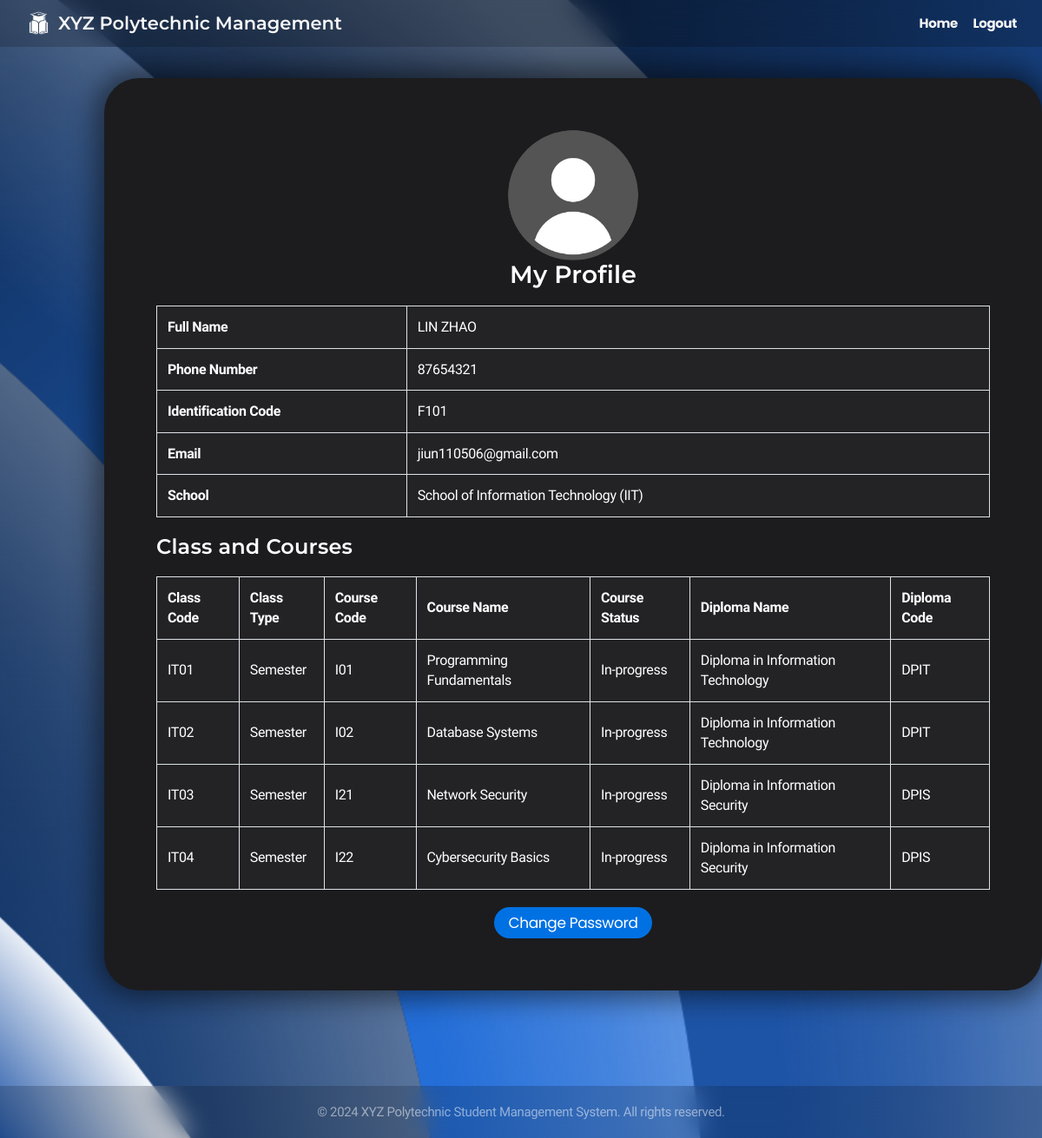
The page /faculty_profile.php (signed in) on the database its author committed.
### tables this page shows
CREATE TABLE `user` (
  `identification_code` varchar(4) NOT NULL,
  `email` varchar(50) NOT NULL,
  `password` varchar(255) NOT NULL,
  `role_id` int(3) NOT NULL,
  `phone_number` int(8) NOT NULL,
  `full_name` varchar(50) NOT NULL,
  `login_tracker` int(255) NOT NULL
);

CREATE TABLE `school` (
  `school_code` varchar(3) NOT NULL,
  `school_name` varchar(50) NOT NULL
);

CREATE TABLE `class` (
  `class_code` varchar(4) NOT NULL,
  `course_code` varchar(3) NOT NULL,
  `class_type` enum('Semester','Term') NOT NULL,
  `faculty_identification_code` varchar(4) NOT NULL
);

CREATE TABLE `course` (
  `course_code` varchar(3) NOT NULL,
  `course_name` varchar(50) NOT NULL,
  `diploma_code` varchar(5) NOT NULL,
  `course_start_date` date DEFAULT NULL,
  `course_end_date` date DEFAULT NULL,
  `status` enum('To start','No Status','In-progress','Ended') DEFAULT NULL
);

CREATE TABLE `diploma` (
  `diploma_code` varchar(5) NOT NULL,
  `diploma_name` varchar(50) NOT NULL,
  `school_code` varchar(3) NOT NULL
);

### faculty_profile.php (the view, shortened to what this page needs)
<?php
$con = mysqli_connect("localhost", "root", "", "xyz polytechnic");
$faculty_id_code = $_SESSION['session_identification_code'] ?? "";
$query = "
    SELECT
        u.full_name,
        u.phone_number,
        u.email,
        u.identification_code,
        c.class_code,
        c.class_type,
        co.course_code,
        co.course_name,
        co.status,
        d.diploma_code,
        d.diploma_name,
        s.school_name,
        s.school_code
    FROM user u
    JOIN class c ON u.identification_code = c.faculty_identification_code
    JOIN course co ON c.course_code = co.course_code
    JOIN diploma d ON co.diploma_code = d.diploma_code
    JOIN school s ON d.school_code = s.school_code
    WHERE u.identification_code = ?
";
$stmt = $con->prepare($query);
$stmt->bind_param('s', $faculty_id_code);
$stmt->execute();
$result = $stmt->get_result();
$faculty_data = [];
while ($row = $result->fetch_assoc()) {
    $faculty_data[] = $row;
}
?>
<!DOCTYPE html>
<html lang="en">
<head>
    <link rel="stylesheet" href="/SWAP/styles.css">
</head>
<body>
    <div class="navbar">
        <div class="navbar-brand">
            <img src="logo.png" alt="XYZ Polytechnic Logo" class="school-logo">
            <h1>XYZ Polytechnic Management</h1>
        </div>
        <nav>
            <a href="faculty_dashboard.php">Home</a>
            <a href="logout.php">Logout</a>
        </nav>
    </div>
    <div class="container">
        <div class="card">
            <img src="user_profile.png" alt="Profile Picture" class="profile-picture" style="display: block; margin: 0 auto; border-radius: 50%; width: 150px; height: 150px;">
            <h2 style="text-align: center;">My Profile</h2>
            <?php if (!empty($faculty_data)): ?>
                <table class="profile-table" border="1" bgcolor="white" align="center">
                    <tr>
                        <th>Full Name</th>
                        <td><?php echo htmlspecialchars($faculty_data[0]['full_name']); ?></td>
                    </tr>
                    <tr>
                        <th>Phone Number</th>
                        <td><?php echo htmlspecialchars($faculty_data[0]['phone_number']); ?></td>
                    </tr>
                    <tr>
                        <th>Identification Code</th>
                        <td><?php echo htmlspecialchars($faculty_data[0]['identification_code']); ?></td>
                    </tr>
                    <tr>
                        <th>Email</th>
                        <td><?php echo htmlspecialchars($faculty_data[0]['email']); ?></td>
                    </tr>
                    <tr>
                        <th>School</th>
                        <td><?php echo htmlspecialchars($faculty_data[0]['school_name']) . " (" . htmlspecialchars($faculty_data[0]['school_code']) . ")"; ?></td>
                    </tr>
                </table>
                <h3>Class and Courses</h3>
                <table border="1" bgcolor="white" align="center">
                    <tr>
                        <th>Class Code</th>
                        <th>Class Type</th>
                        <th>Course Code</th>
                        <th>Course Name</th>
                        <th>Course Status</th>
                        <th>Diploma Name</th>
                        <th>Diploma Code</th>
                    </tr>
                    <?php foreach ($faculty_data as $class): ?>
                        <tr>
                            <td><?php echo htmlspecialchars($class['class_code']); ?></td>
                            <td><?php echo htmlspecialchars($class['class_type']); ?></td>
                            <td><?php echo htmlspecialchars($class['course_code']); ?></td>
                            <td><?php echo htmlspecialchars($class['course_name']); ?></td>
                            <td><?php echo htmlspecialchars($class['status'] ? $class['status'] : 'No Status'); ?></td>
                            <td><?php echo htmlspecialchars($class['diploma_name']); ?></td>
                            <td><?php echo htmlspecialchars($class['diploma_code']); ?></td>
                        </tr>
                    <?php endforeach; ?>
                </table>
            <?php else: ?>
                <p style="text-align: center; color: red;"><?php echo $error_message ?? "No data available."; ?></p>
            <?php endif; ?>
            <div style="text-align: center; margin-top: 20px;">
                <a href="password_reset_request.php">
                    <button type="button" class="btn">Change Password</button>
                </a>
            </div>
        </div>
    </div>
    <footer class="footer">
        <p>&copy; 2024 XYZ Polytechnic Student Management System. All rights reserved.</p>
    </footer>
</body>
</html>

### styles.css (style rules this page uses)
* { margin: 0; padding: 0; box-sizing: border-box; }
body { font-family: 'Nunito Sans', sans-serif; line-height: 1.47059; font-weight: 400; letter-spacing: -.022em; background-image: url('background.png'); background-size: cover; background-position: center; background-repeat: no-repeat; background-attachment: fixed; background-color: #1c1c1e; color: #ffffff; min-height: 100vh; display: flex; flex-direction: column; -webkit-font-smoothing: antialiased; }
h1, h2, h3, h4, h5, h6 { font-family: 'Montserrat', sans-serif; font-weight: 600; }
h1 { font-size: 40px; line-height: 1.1; letter-spacing: 0; }
h2 { font-size: 28px; line-height: 1.14286; letter-spacing: .007em; }
h3 { font-size: 24px; line-height: 1.16667; letter-spacing: .009em; }
button, .button { font-family: 'Poppins', sans-serif; background-color: #0071e3; color: #fff; font-size: 17px; line-height: 1.17648; font-weight: 400; letter-spacing: -.022em; padding: 8px 16px; border-radius: 980px; border: none; cursor: pointer; transition: all 0.3s ease; }
a { color: #0071e3; margin-top: 20px; text-decoration: none; font-weight: bold; }
.navbar { background: #0000002d; backdrop-filter: saturate(100%) blur(15px); position: fixed; top: 0px; left: 0; right: 0; z-index: 9999; height: 54px; display: flex; align-items: center; justify-content: space-between; padding: 0 22px; }
.navbar-brand { display: flex; align-items: center; }
.navbar-brand h1 { color: #f5f5f7; font-size: 21px; margin: 0; }
.navbar a { font-family: 'Poppins', sans-serif; color: #f5f5f7; font-size: 15px; text-decoration: none; padding: 0 7px; opacity: 1; transition: opacity 0.3s; }
.school-logo { height: 45px; width: 45px; }
.container { max-width: 1080px; justify-content: center; align-items: center; min-height: calc(90vh - 44px - 57px); width: 90%; margin: 30px auto; padding: 60px; }
.card { background: #1c1c1e; border-radius: 40px; padding: 60px; margin-bottom: 20px; box-shadow: 0 0 30px 10px rgba(0, 0, 0, 0.485); transition: transform 0.3s ease, box-shadow 0.3s ease; width: 1080px; }
table { width: 100%; border: 1px solid #ffffff; border-collapse: collapse; margin-bottom: 20px; margin-top: 20px; }
table th, table td { font-family: 'Nunito Sans', sans-serif; padding: 12px; border: 1px solid #dee2e6; text-align: left; background: #232326; }
.profile-table th { width: 30%; background-color: #232326; font-weight: bold; }
.profile-table td { width: 70%; }
.profile-table { border-radius: 8px; margin: 20px auto; }
.footer { padding: 20px; text-align: center; font-size: 15px; line-height: 1.33337; margin-top: auto; background: #0000002d; backdrop-filter: saturate(100%) blur(15px); color: rgba(255, 255, 255, 0.5); }

### rows shown on the page
user: full_name "LIN ZHAO", phone_number "87654321", identification_code "F101", email "jiun110506@gmail.com", class.class_code "IT01", class.class_type "Semester", course.course_code "I01", course.course_name "Programming Fundamentals", course.status "In-progress", diploma.diploma_name "Diploma in Information Technology", diploma.diploma_code "DPIT", class.class_code "IT02", course.course_code "I02", course.course_name "Database Systems", class.class_code "IT03", course.course_code "I21", course.course_name "Network Security", diploma.diploma_name "Diploma in Information Security", diploma.diploma_code "DPIS", class.class_code "IT04", course.course_code "I22", course.course_name "Cybersecurity Basics"
school: school_name "School of Information Technology", school_code "IIT"
